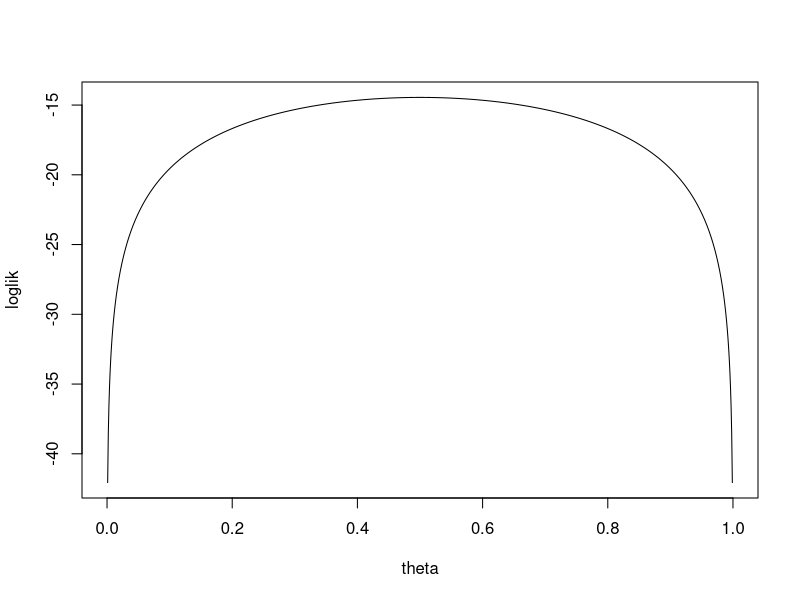
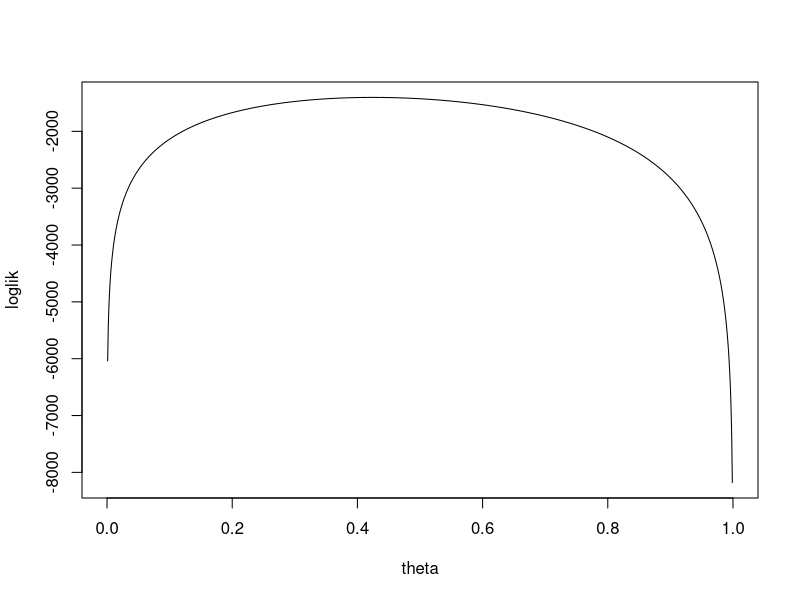
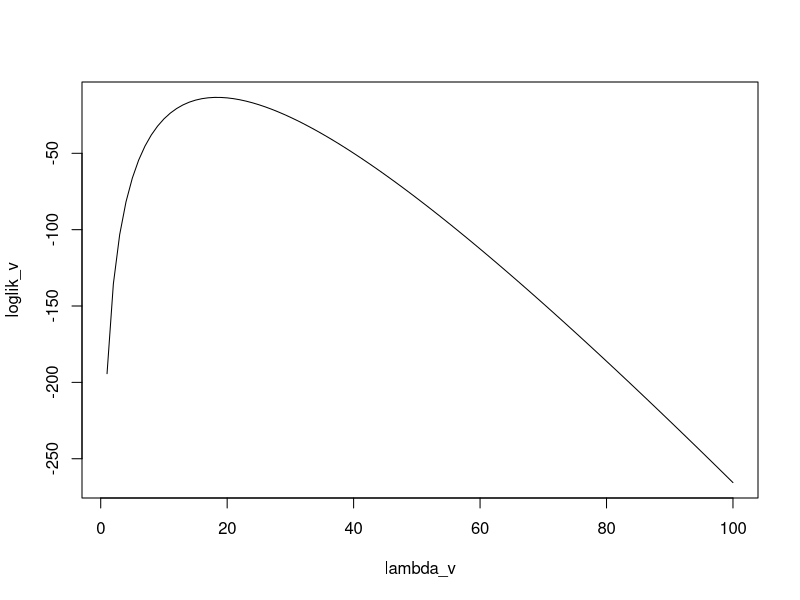
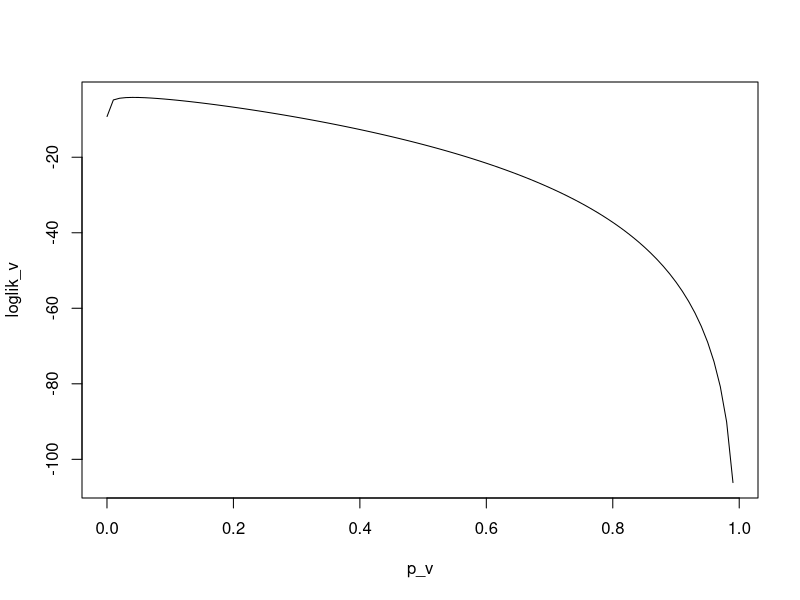
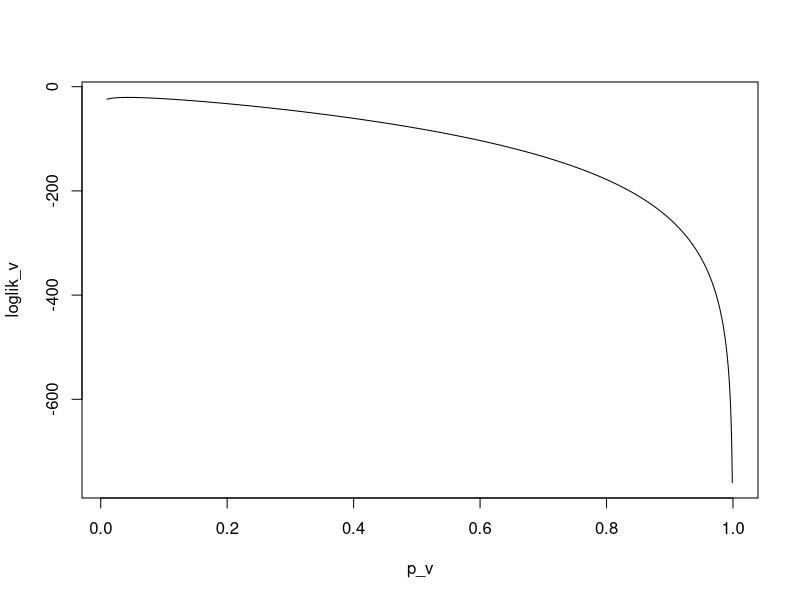
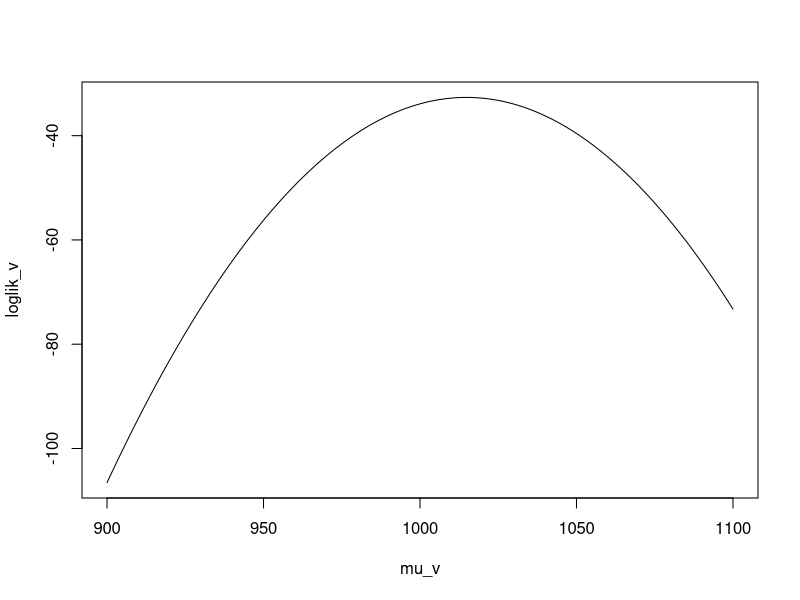
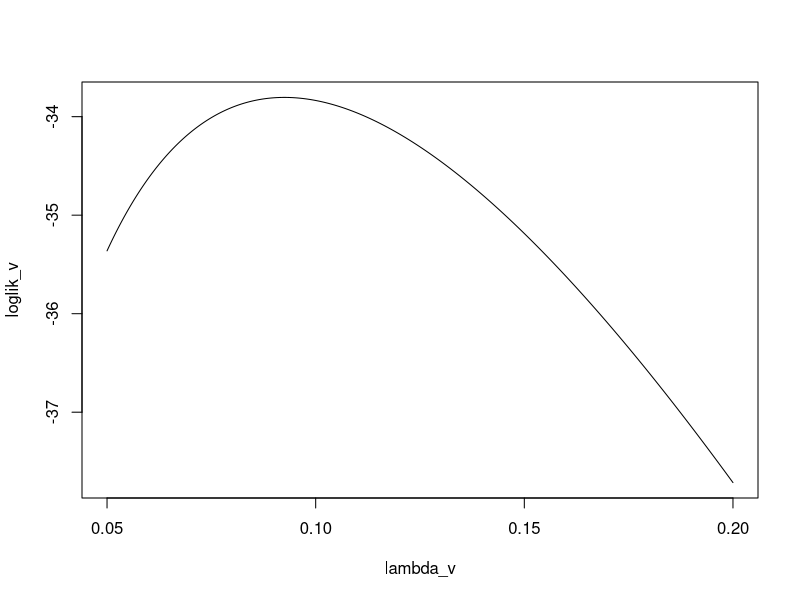
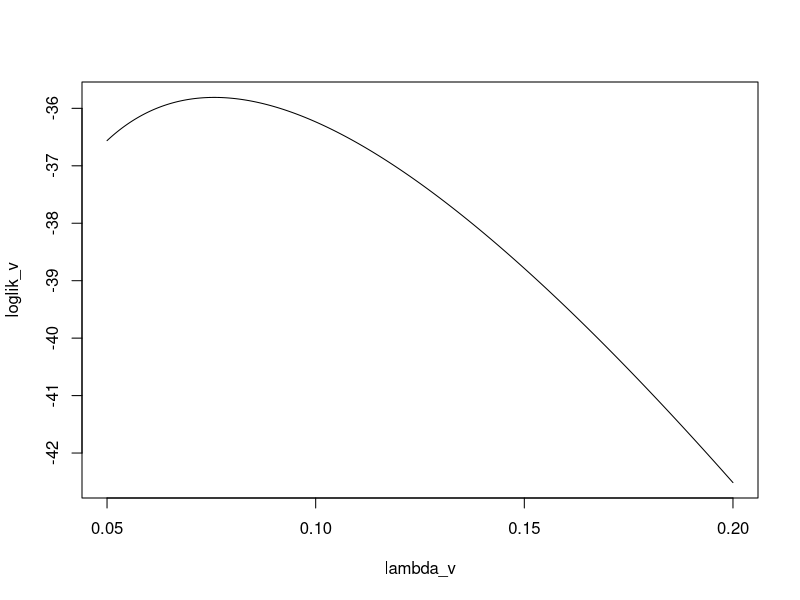

Recreate these plots in R, in order.
## ---- chunk 1
X = c(3, 0, 2, 1, 3, 2, 1, 0, 2, 1)
theta_hat_mom = (7/3 - mean(X))/2
theta_hat_mom
## ---- chunk 2
theta = seq(0, 1, 0.001)
loglik = 2*log(2/3*theta)+3*log(1/3*theta)+3*log(2/3*(1-theta))+2*log(1/3*(1-theta))
plot(theta, loglik, type='l')
## ---- chunk 3
theta_hat_mle = theta[which.max(loglik)]
theta_hat_mle
mean_hat_mle = 7/3 - 2*theta_hat_mle
mean_hat_mle
## ---- chunk 4
theta = seq(0, 1, 0.001)
loglik = 1184*log(1-theta)+874*log(theta)
plot(theta, loglik, type='l')
## ---- chunk 5
theta_hat_mle = theta[which.max(loglik)]
theta_hat_mle
## ---- chunk 6
X = c(17, 25, 17, 18, 15)
e_hat_mom = mean(X)
e_hat_mom
## ---- chunk 7
loglik = function(lambda) {
    X = c(17, 25, 17, 18, 15)
    result = sum(sapply(X, dpois, lambda=lambda, log = TRUE))
    return(result)
}
lambda_v = seq(1, 100, 1)
loglik_v = sapply(lambda_v, loglik)
plot(lambda_v, loglik_v, type='l')
## ---- chunk 8
lambda_hat_mle = lambda_v[which.max(loglik_v)]
lambda_hat_mle
## ---- chunk 9
opt = optimize(loglik, c(1, 100), maximum = TRUE)
lambda_hat_mle2 = opt$maximum
lambda_hat_mle2
## ---- chunk 10
loglik = function(p) {
    X = 23
    result = dgeom(X, prob = p, log = TRUE)
    return(result)
}
p_v = seq(0.0001,1,0.01)
loglik_v = loglik(p_v)
plot(p_v, loglik_v, type='l')
## ---- chunk 11
p_hat_mle = p_v[which.max(loglik_v)]
p_hat_mle
## ---- chunk 12
opt = optimize(loglik, c(0,1), maximum=TRUE)
p_hat_mle1 = opt$maximum
p_hat_mle1
## ---- chunk 13
loglik = function(p) {
    X = 20:24
    result = sum(dgeom(X, prob = p, log = TRUE))
    return(result)
}
p_v = seq(0.01,1,0.001)
loglik_v = sapply(p_v, loglik)
plot(p_v, loglik_v, type='l')
## ---- chunk 14
opt = optimize(loglik, c(0,1), maximum=TRUE)
p_hat_mle = opt$maximum
p_hat_mle
## ---- chunk 15
X = c(983, 1041, 1026, 1025, 1033, 968, 1028)
mu_hat_mom = mean(X)
mu_hat_mom
## ---- chunk 16
loglik = function(mu) {
  X = c(983, 1041, 1026, 1025, 1033, 968, 1028)
  result = sum(dnorm(X, mean = mu, sd = 25, log = TRUE))
  return(result)
}
mu_v = seq(900, 1100, 1)
loglik_v = sapply(mu_v, loglik)
plot(mu_v, loglik_v, type = 'l')
mu_hat_mle = mu_v[which.max(loglik_v)]
mu_hat_mle
## ---- chunk 17
opt = optimize(loglik, c(900, 1100), maximum = TRUE)
mu_hat_mle2 = opt$maximum
mu_hat_mle2
## ---- chunk 18
X = c(8.5, 2.3, 11.0, 22.5, 13.6, 5.8, 27.3, 13.1, 0.9, 3.1)
mean(X)
## ---- chunk 19
loglik = function(lambda){
  X = c(8.5, 2.3, 11.0, 22.5, 13.6, 5.8, 27.3, 13.1, 0.9, 3.1)
  result = sum(dexp(X, rate = lambda, log = TRUE))
  return(result)
}
expecta = seq(5, 20, 0.01)
lambda_v = 1/expecta
loglik_v = sapply(lambda_v, loglik)
plot(lambda_v, loglik_v, type = 'l')
lambda_hat_mle = lambda_v[which.max(loglik_v)]
1/lambda_hat_mle
## ---- chunk 20
opt = optimize(loglik, c(0, 1), maximum = TRUE)
lambda_hat_mle1 = opt$maximum
1/lambda_hat_mle1
## ---- chunk 21
loglik = function(lambda){
  X = c(8.5, 2.3, 11.0, 22.5, 13.6, 5.8, 27.3, 13.1, 0.9, 3.1)
  result = sum(dexp(X, rate = lambda, log = TRUE)) + pexp(24, rate = lambda, lower.tail = FALSE, log.p = TRUE)
  return(result)
}
expecta = seq(5, 20, 0.01)
lambda_v = 1/expecta
loglik_v = sapply(lambda_v, loglik)
plot(lambda_v, loglik_v, type = 'l')
lambda_hat_mle = lambda_v[which.max(loglik_v)]
1/lambda_hat_mle
## ---- chunk 22
opt = optimize(loglik, c(0, 1), maximum = TRUE)
lambda_hat_mle1 = opt$maximum
1/lambda_hat_mle1
## ---- chunk 23
pdf = function(x, theta){
  result = 1/(2*theta)*exp(-1*abs(x)/theta)
  return(result)
}
x_v = seq(-100, 100, 1)
pdf_v = pdf(x_v, 1)
plot(x_v, pdf_v, type = 'l')
for (i in 2:10) {
  pdf_v = pdf(x_v, i)
  lines(x_v, pdf_v, type = 'l', col = 'red')
}
## ---- chunk 24
loglik = function(theta){
  X = c(4.77,5.52,0.38,1.13,21.86,13.79,12.61,1.01,13.96,2.37)
  result = sum(log(pdf(X, theta)))
  return(result)
}
theta_v = seq(0, 10, 0.01)
loglik_v = sapply(theta_v, loglik)
plot(theta_v, loglik_v, type = 'l')
theta_hat_mle = theta_v[which.max(loglik_v)]
theta_hat_mle
## ---- chunk 25
opt = optimize(loglik, c(0, 10), maximum = TRUE)
theta_hat_mle1 = opt$maximum
theta_hat_mle1
## ---- chunk 26
loglik = function(N){
  X = 20
  result = dhyper(X, m = 100, n = N-100, k = 50, log = TRUE)
  return(result)
}
N_v = seq(200, 300, 1)
loglik_v = loglik(N_v)
plot(N_v, loglik_v, type = 'l')
N_hat_mle = N_v[which.max(loglik_v)]
N_hat_mle
## ---- chunk 27
opt = optimize(loglik, c(200, 300), maximum = TRUE)
N_hat_mle1 = opt$maximum
N_hat_mle1
## ---- chunk 28
x=c(983,1041,1026,1025,1033,968,1028)
loglik=-Inf
for (m in seq(900,1100,0.1)){
  for (s in seq(10,40,0.1)){
     tmp=sum(log(dnorm(x,m,s)))  # compute the loglikelihood by summing
     if (tmp>loglik){
        loglik=tmp
        mu=m
        sigma=s
     }
  }
}
mu
sigma
## ---- chunk 29
x=c(983,1041,1026,1025,1033,968,1028)
ll = function(theta,x) {         # We define an R function that computes the log likelihood
   mu=theta[1]
   sigma=theta[2]
   -sum(log(dnorm(x,mu,sigma)))  # compute loglikelihood by summing
}                                # add a minus sign, because optim *minimizes*.
optim(c(1000,25),ll,x=x,method="BFGS")
